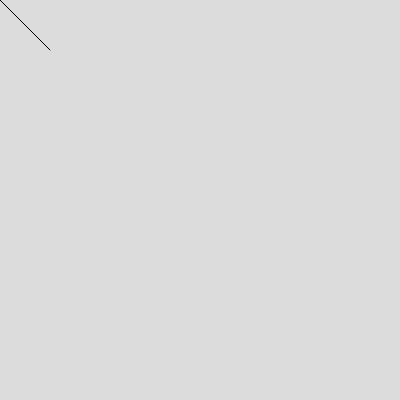
Frame 1 (no input)
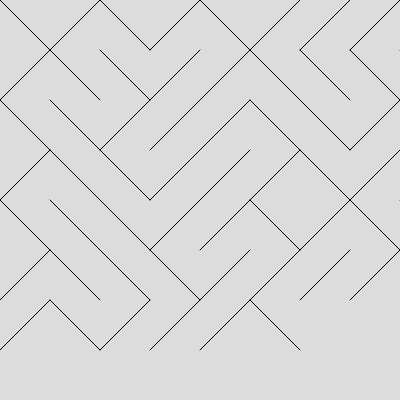
Frame 60 (no input)
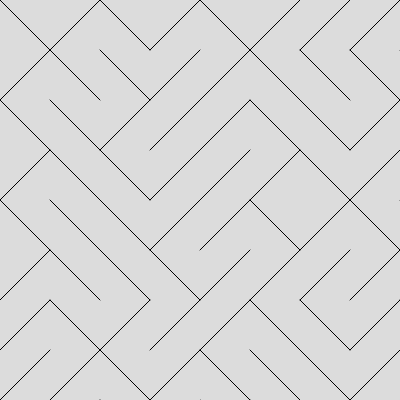
Frame 120 (the mouse pressed at the canvas centre since frame 60)

The p5.js sketch that drew these frames (run headless with seeded random() and noise() and a simulated clock; from frame 60 on, the mouse is pressed at the canvas centre):

// p5.js sketch
// ── sketch.js
function setup() {
  createCanvas(400, 400);
  background(220);
  x = 0;
  y = 0;
  size = 50;
}

function draw() {

  //pick random no bw 0 and 1
  choice = random(0, 1);

  //if less than 0.5, draw "/" , else draw "\"
  if (choice < 0.5) {
    line(x + size, y, x, y + size);
  } else {
    line(x, y, x + size, y + size);
  }

  //move the point to the right
  x = x + size

  //if  it walks off the screen, x=0, y=y+size
  if (x > width) {
    x = 0;
    y = y + size;


  }
}
